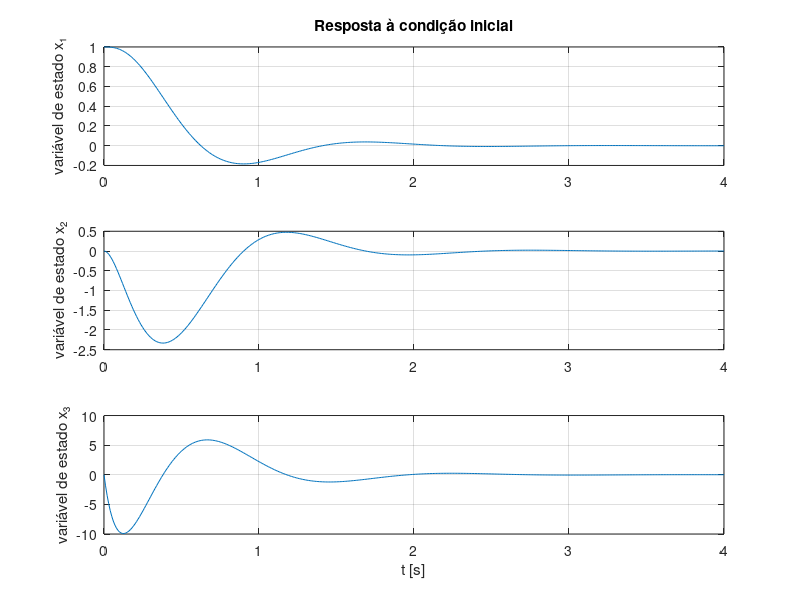

MATLAB code for this plot:
close all; clc; clear;
%% T3 - SCon II - Lista 7 - Exercício 1 Ogata
% Cesar Augusto Mendes Cordeiro da Silva    211270121

% Exemplo 10.3) Considere o mesmo sistema discutido no Exemplo 10.1. 

A = [0, 1, 0; 0, 0, 1; -1, -5, -6];
B = [0; 0; 1];

% Deseja-se que esse sistema regulador tenha polos de malha fechada em

mus = [-2 + 4i; -2 - 4i; -10];

% A matriz necessária de ganho K de realimentação de estado foi obtida no 
% Exemplo 10.1, como segue:

K = acker(A, B, mus);
% K = [199 55 8]

% Utilizando o MATLAB, obtemos a resposta do sistema à seguinte condição
% inicial: % x(0) = [1 0 0]ᵀ

% Resposta à condição inicial: para obter a resposta a uma dada condição 
% inicial x(0), substituímos u = –Kx na equação da planta para obter
% ẋ = (A - BK)x.
% Para exibir as curvas de resposta (x₁ versus t, x₂ versus t e x₃ versus
% t), podemos utilizar o comando initial. Primeiro, definimos as equações
% do sistema no espaço de estados, como segue: ẋ = (A – BK)x + Iu, 
% y = Ix + Iu
% onde incluímos u (um vetor de entrada de dimensão 3). Esse vetor u é 
% considerado 0 no cálculo da resposta à condição inicial. Então, 
% definimos:

sys = ss(A - B*K, eye(3), eye(3), eye(3));

% e utilizamos o comando initial como, onde t é o intervalo de tempo que 
% desejamos utilizar, como

t = 0:0.01:4;

x = initial(sys, [1;0;0],t);

% Então, obtemos x₁, x₂ e x₃, como segue:

x1 = [1 0 0]*x';
x2 = [0 1 0]*x';
x3 = [0 0 1]*x';

% Utilizamos o comando plot. Esse programa é mostrado no Programa 10.3 em 
% MATLAB. As curvas de resposta resultantes são mostradas na Figura 10.3.

subplot(3,1,1); plot(t,x1), grid
title("Resposta à condição inicial")
ylabel("variável de estado x₁")
subplot(3,1,2); plot(t,x2), grid
ylabel("variável de estado x₂")
subplot(3,1,3); plot(t,x3), grid
xlabel("t [s]")
ylabel("variável de estado x₃")